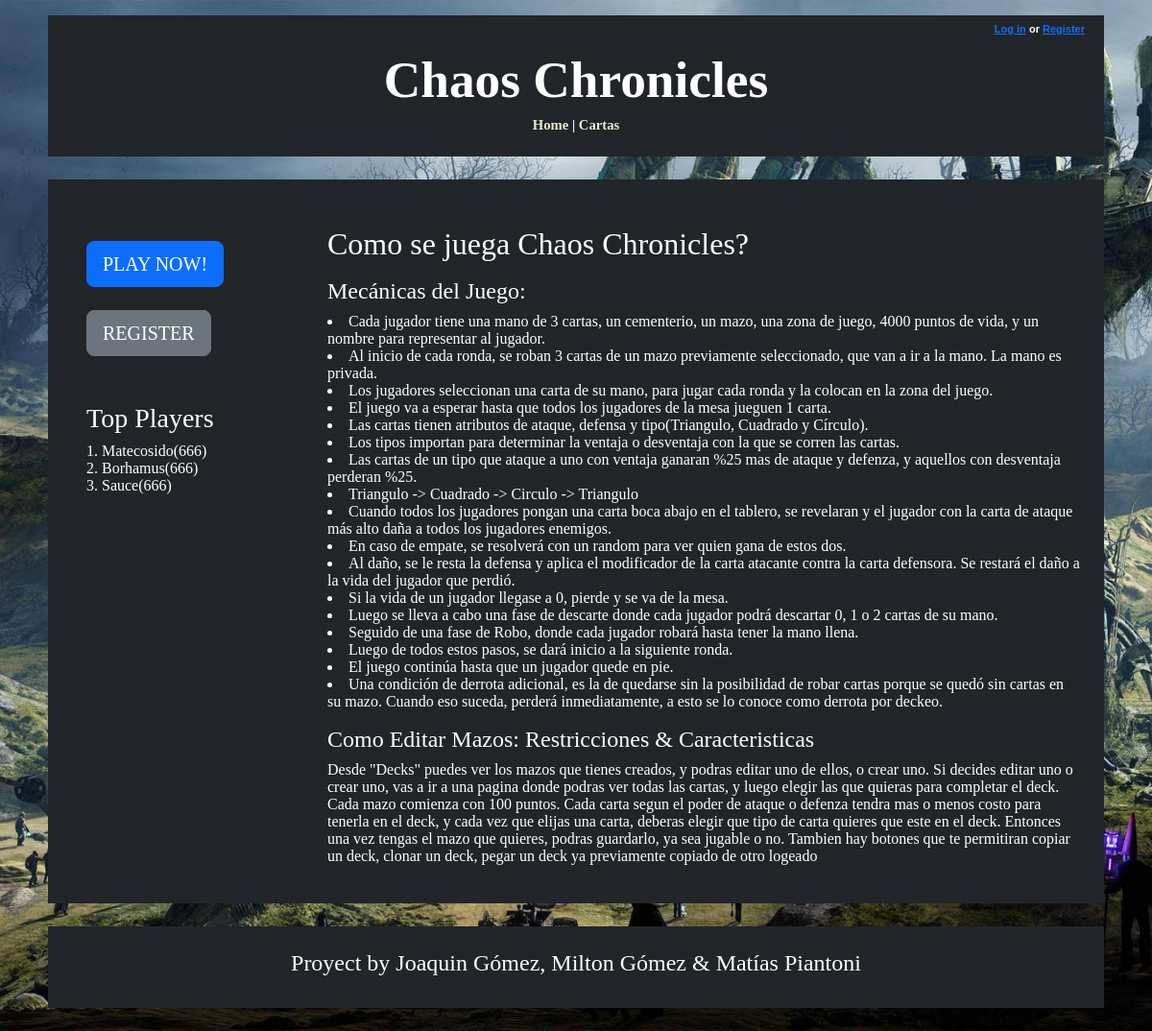
/, run on an earlier commit of the app's database.
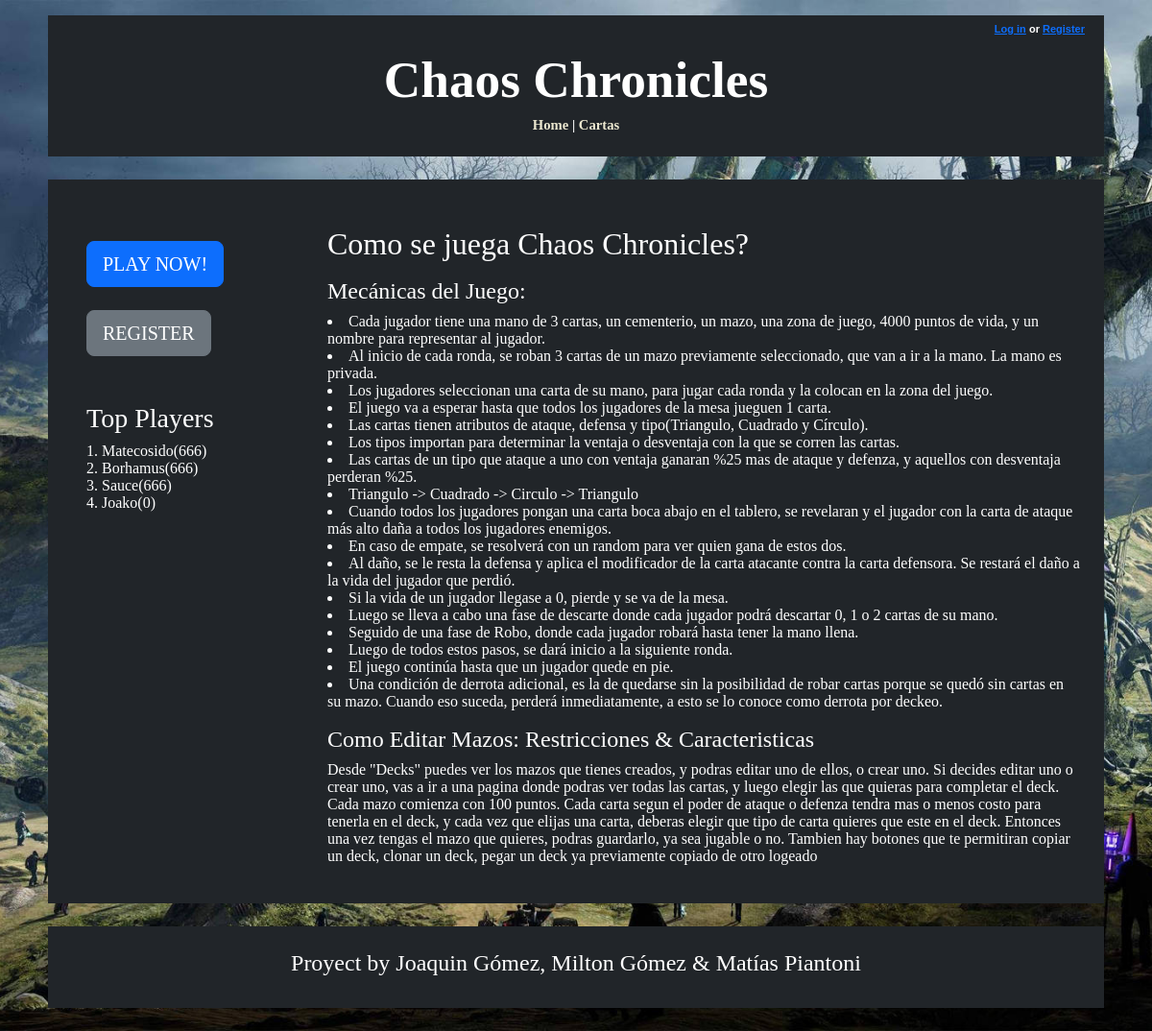
And on a later commit of the database.
### logica/models.py (models this page shows, shortened)
class Jugador(AbstractUser):
    ScoreTotal = models.SmallIntegerField(default=0)
    Decks = models.ManyToManyField(Deck, blank=True)
    FotoPerfil = models.ImageField(blank=True, upload_to='perfilimages/')

### logica/views.py (the view)
# urls.py: path('', HomeView.as_view(), name='home'),
class HomeView(TemplateView):
    template_name = 'home.html'
    def get_context_data(self, **kwargs):
        context = super().get_context_data(**kwargs)
        context['jugadores']=Jugador.objects.all().order_by('-ScoreTotal').values()[:5]
        return context

### logica/templates/home.html (shortened to what this page needs)
{% extends "base_generic.html" %}
{% block content %}
<div class="container mt-4">
    <div class="row">
        <div class="col-sm-3 bg-dark p-4 text-white center-text">
            <div class="mb-3">
                {% if not user.is_authenticated %}
                    <a href = "{% url 'login' %}" class="btn btn-primary btn-lg btn-block mb-2">PLAY NOW!</a>
                {% else %}
                    <a href = "" class="btn btn-primary btn-lg btn-block mb-2">PLAY NOW!</a>
                {% endif %}
            </div>
            <div class="mb-5">
                {% if not user.is_authenticated %}
                    <a href = "{% url 'register' %}" class="btn btn-secondary btn-lg btn-block">REGISTER</a>
                {% else %}
                    <a href = "{% url 'deck_list' %}" class="btn btn-secondary btn-lg btn-block">Select Deck</a>
                {% endif %}
            </div>
            <div>
                <h3>Top Players</h3>
                <ul class="list-unstyled">
                    {% for jugador in jugadores %}
                        <li>{{forloop.counter}}. {{ jugador.username }}({{ jugador.ScoreTotal }}) </li>
                    {% endfor %}
                </ul>
            </div>
        </div>
        <div class="col-sm-9 bg-dark text-white p-2">
            <div class = "Tutorial">
                <h2>Como se juega Chaos Chronicles?</h2>
                <p>
                    <h4>Mecánicas del Juego:</h4>
                    <li>Cada jugador tiene una mano de 3 cartas, un cementerio, un mazo, una zona de juego, 4000 puntos de vida, y un nombre para representar al jugador.</li>
                    <li>Al inicio de cada ronda, se roban 3 cartas de un mazo previamente seleccionado, que van a ir a la mano. La mano es privada.</li>
                    <li>Los jugadores seleccionan una carta de su mano, para jugar cada ronda y la colocan en la zona del juego.</li>
                    <li>El juego va a esperar hasta que todos los jugadores de la mesa jueguen 1 carta.</li>
                    <li>Las cartas tienen atributos de ataque, defensa y tipo(Triangulo, Cuadrado y Círculo).</li>
                    <li>Los tipos importan para determinar la ventaja o desventaja con la que se corren las cartas.</li>
                    <li>Las cartas de un tipo que ataque a uno con ventaja ganaran %25 mas de ataque y defenza, y aquellos con desventaja perderan %25.</li>
                    <li>Triangulo -> Cuadrado -> Circulo -> Triangulo</li>
                    <li>Cuando todos los jugadores pongan una carta boca abajo en el tablero, se revelaran y el jugador con la carta de ataque más alto daña a todos los jugadores enemigos.</li>
                    <li>En caso de empate, se resolverá con un random para ver quien gana de estos dos.</li>
                    <li>Al daño, se le resta la defensa y aplica el modificador de la carta atacante contra la carta defensora. Se restará el daño a la vida del jugador que perdió.</li>
                    <li>Si la vida de un jugador llegase a 0, pierde y se va de la mesa.</li>
                    <li>Luego se lleva a cabo una fase de descarte donde cada jugador podrá descartar 0, 1 o 2 cartas de su mano.</li>
                    <li>Seguido de una fase de Robo, donde cada jugador robará hasta tener la mano llena.</li>
                    <li>Luego de todos estos pasos, se dará inicio a la siguiente ronda.</li>
                    <li>El juego continúa hasta que un jugador quede en pie.</li>
                    <li>Una condición de derrota adicional, es la de quedarse sin la posibilidad de robar cartas porque se quedó sin cartas en su mazo. Cuando eso suceda, perderá inmediatamente, a esto se lo conoce como derrota por deckeo.</li>
                </p>
            </div>
            <div class = "Deck-edition">
                <p>
                    <h4>Como Editar Mazos: Restricciones & Caracteristicas </h4>
                    Desde "Decks" puedes ver los mazos que tienes creados, y podras editar uno de ellos, o crear uno.
                    Si decides editar uno o crear uno, vas a ir a una pagina donde podras ver todas las cartas, y luego elegir las que quieras para completar el deck.
                    Cada mazo comienza con 100 puntos.
                    Cada carta segun el poder de ataque o defenza tendra mas o menos costo para tenerla en el deck, y cada vez que elijas una carta, deberas elegir que tipo de carta quieres que este en el deck.
                    Entonces una vez tengas el mazo que quieres, podras guardarlo, ya sea jugable o no.
                    Tambien hay botones que te permitiran copiar un deck, clonar un deck, pegar un deck ya previamente copiado de otro logeado
                </p>
            </div>
        </div>
    </div>
</div>
{% endblock %}

### logica/templates/base_generic.html (shortened to what this page needs)
<!DOCTYPE html>
<html lang="en">
    <head>
        <link href="https://cdn.jsdelivr.net/npm/bootstrap@5.3.3/dist/css/bootstrap.min.css" rel="stylesheet">
    </head>
    <body>
        <div class = "custom-container p-2 mt-3 bg-dark text-white">
            <div class = "menu">
                <div class = "container bg-dark text-white">
                    <div class="row">
                        <div class="col-sm-12">
                            <nav>
                                {% if user.is_authenticated %}
                                    <div class = "log-bar">
                                        Usuario: {{ user.get_username }}
                                        <form action="{% url 'logout' %}" method="post" class = "logout-form"> {% csrf_token %}
                                            <button type="submit" class="logout-button">Log out</button>
                                        </form>
                                    </div>
                                {% else %}
                                    <p class = "log-bar"><a href="{% url 'login' %}">Log in</a> or <a href="{% url 'register' %}">Register</a></p>
                                {% endif %}
                            </nav>
                        </div>
                    </div>
                </div>
                <div class="row">
                    <div class = "col-sm-12">
                        <h1 class="title">Chaos Chronicles</h1>
                    </div>
                </div>
                <div class="row">
                    <div class = "col-sm-12">
                        <nav class = "menu-items">
                            <p>
                                <a href="{% url 'home' %}" class = "menu-buttons"> Home</a> |
                                <a href="{% url 'carta_list' %}" class = "menu-buttons"> Cartas</a>
                            </p>
                        </nav>
                    </div>
                </div>
            </div>
        </div>
        <div class = "custom-container p-3 my-4 bg-dark text-white">
            {% block content %}
            {% endblock %}
        </div>
        <div class = "custom-container p-4 my-4 bg-dark text-white">
            <h4 style = "text-align: center;"> Proyect by Joaquin Gómez, Milton Gómez & Matías Piantoni </h4>
        </div>
    </body>
</html>

### logica/templates/base_generic.html (style rules this page uses)
body { background-attachment: fixed; background-image: url("/media/media/bg1.jpg"); min-height: 100vh; width: 100%; background-position: center; background-repeat: no-repeat; background-size: cover; font: 12pt Georgia, "Times New Roman", Times, serif; }
.title { text-align: center; font: bold 40pt Georgia, "Times New Roman", Times, serif; }
.menu-items { text-align: center; font: bold 11pt Georgia, "Times New Roman", Times, serif; }
.menu-buttons { color: #ece8d0; text-decoration: none; }
.log-bar { text-align: right; font: bold 11px Arial; }
.custom-container { max-width: 1100px; margin: auto; }

What changed in the data, as far as the page shows it:
added Jugador: username "Joako", ScoreTotal "0"
